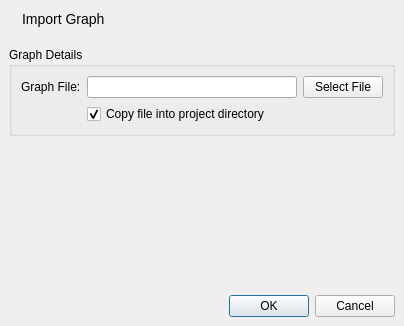
<?xml version="1.0" encoding="UTF-8"?>
<ui version="4.0">
 <class>ImportGraphDialog</class>
 <widget class="QDialog" name="ImportGraphDialog">
  <property name="geometry">
   <rect>
    <x>0</x>
    <y>0</y>
    <width>404</width>
    <height>326</height>
   </rect>
  </property>
  <property name="windowTitle">
   <string>Import Graph</string>
  </property>
  <layout class="QVBoxLayout" name="verticalLayout_2">
   <property name="spacing">
    <number>0</number>
   </property>
   <property name="leftMargin">
    <number>0</number>
   </property>
   <property name="topMargin">
    <number>0</number>
   </property>
   <property name="rightMargin">
    <number>0</number>
   </property>
   <property name="bottomMargin">
    <number>0</number>
   </property>
   <item>
    <widget class="QWidget" name="titleWidget" native="true">
     <layout class="QHBoxLayout" name="horizontalLayout_3">
      <item>
       <widget class="QLabel" name="label_2">
        <property name="text">
         <string/>
        </property>
        <property name="pixmap">
         <pixmap resource="icons.qrc">:/icons/graph_add.png</pixmap>
        </property>
        <property name="scaledContents">
         <bool>false</bool>
        </property>
       </widget>
      </item>
      <item>
       <widget class="QLabel" name="title_2">
        <property name="styleSheet">
         <string notr="true">QLabel { font-size: 14px; }</string>
        </property>
        <property name="text">
         <string>Import Graph</string>
        </property>
       </widget>
      </item>
      <item>
       <spacer name="horizontalSpacer_2">
        <property name="orientation">
         <enum>Qt::Horizontal</enum>
        </property>
        <property name="sizeHint" stdset="0">
         <size>
          <width>159</width>
          <height>20</height>
         </size>
        </property>
       </spacer>
      </item>
     </layout>
    </widget>
   </item>
   <item>
    <widget class="QWidget" name="dialogMainWidget" native="true">
     <layout class="QVBoxLayout" name="verticalLayout">
      <item>
       <widget class="QGroupBox" name="fileDetailsGroup">
        <property name="title">
         <string>Graph Details</string>
        </property>
        <layout class="QFormLayout" name="formLayout">
         <item row="0" column="0">
          <widget class="QLabel" name="graphPathLabel">
           <property name="text">
            <string>Graph File:</string>
           </property>
          </widget>
         </item>
         <item row="0" column="1">
          <layout class="QHBoxLayout" name="selectFileLayout">
           <item>
            <widget class="QLineEdit" name="graphFileEdit"/>
           </item>
           <item>
            <widget class="QPushButton" name="selectFileButton">
             <property name="text">
              <string>Select File</string>
             </property>
            </widget>
           </item>
          </layout>
         </item>
         <item row="1" column="1">
          <widget class="QCheckBox" name="copyCheckBox">
           <property name="text">
            <string>Copy file into project directory</string>
           </property>
           <property name="checked">
            <bool>true</bool>
           </property>
          </widget>
         </item>
        </layout>
       </widget>
      </item>
      <item>
       <spacer name="verticalSpacer">
        <property name="orientation">
         <enum>Qt::Vertical</enum>
        </property>
        <property name="sizeHint" stdset="0">
         <size>
          <width>20</width>
          <height>105</height>
         </size>
        </property>
       </spacer>
      </item>
     </layout>
    </widget>
   </item>
   <item>
    <widget class="QWidget" name="buttons" native="true">
     <layout class="QHBoxLayout" name="horizontalLayout">
      <item>
       <widget class="QDialogButtonBox" name="buttonBox">
        <property name="standardButtons">
         <set>QDialogButtonBox::Cancel|QDialogButtonBox::Ok</set>
        </property>
       </widget>
      </item>
     </layout>
    </widget>
   </item>
  </layout>
 </widget>
 <resources>
  <include location="icons.qrc"/>
 </resources>
 <connections>
  <connection>
   <sender>buttonBox</sender>
   <signal>rejected()</signal>
   <receiver>ImportGraphDialog</receiver>
   <slot>reject()</slot>
   <hints>
    <hint type="sourcelabel">
     <x>276</x>
     <y>316</y>
    </hint>
    <hint type="destinationlabel">
     <x>280</x>
     <y>365</y>
    </hint>
   </hints>
  </connection>
  <connection>
   <sender>buttonBox</sender>
   <signal>accepted()</signal>
   <receiver>ImportGraphDialog</receiver>
   <slot>accept()</slot>
   <hints>
    <hint type="sourcelabel">
     <x>355</x>
     <y>308</y>
    </hint>
    <hint type="destinationlabel">
     <x>368</x>
     <y>384</y>
    </hint>
   </hints>
  </connection>
  <connection>
   <sender>selectFileButton</sender>
   <signal>pressed()</signal>
   <receiver>ImportGraphDialog</receiver>
   <slot>selectFile()</slot>
   <hints>
    <hint type="sourcelabel">
     <x>329</x>
     <y>105</y>
    </hint>
    <hint type="destinationlabel">
     <x>462</x>
     <y>131</y>
    </hint>
   </hints>
  </connection>
 </connections>
 <slots>
  <slot>selectFile()</slot>
 </slots>
</ui>
